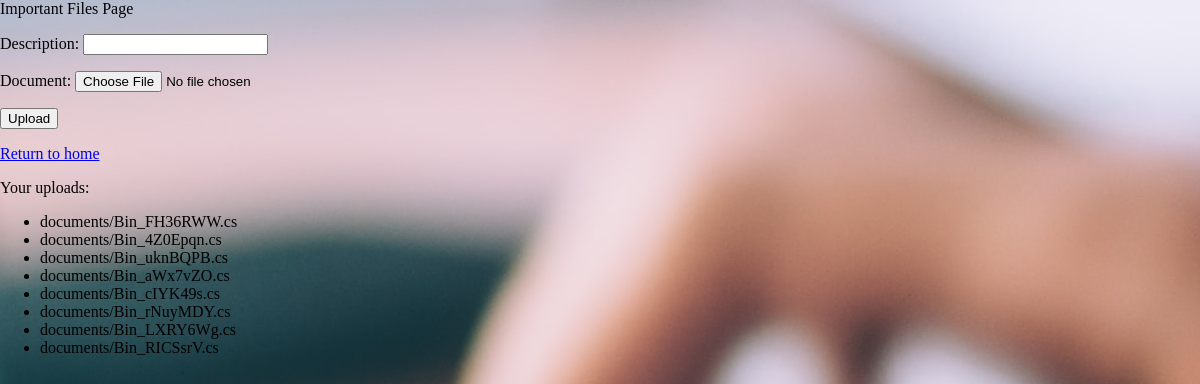
Page /important-files on the earlier database version.
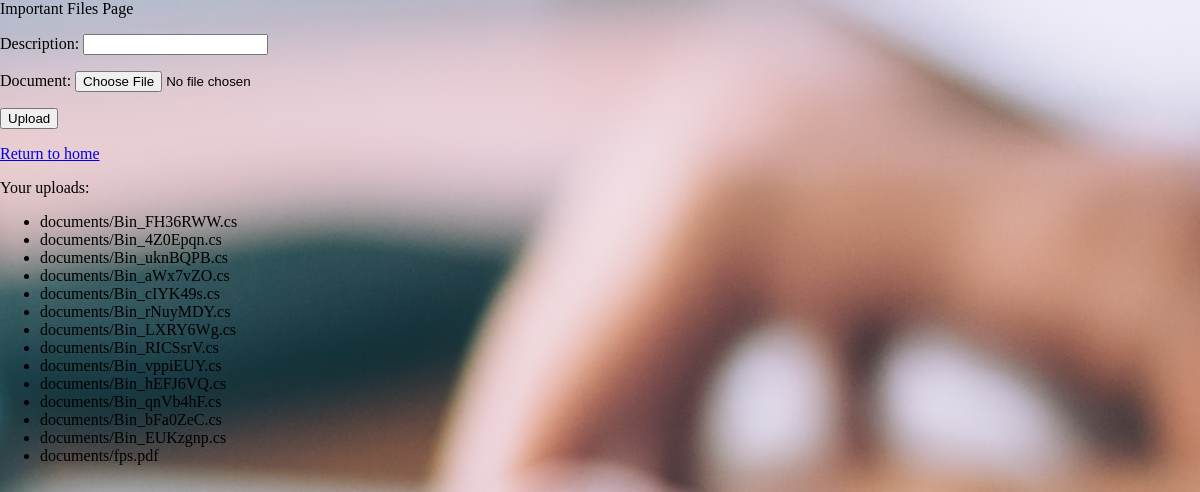
Same page on the later database version.
### users/models.py (models this page shows)
class Document(models.Model):
    description = models.CharField(max_length=255, blank=True)
    document = models.FileField(upload_to='documents/')
    uploaded_at = models.DateTimeField(auto_now_add=True)

### users/views.py (the view)
# urls.py: path("important-files", views.files),
def files(request):
    if request.method == 'POST':
        form = DocumentForm(request.POST, request.FILES)
        if form.is_valid():
            form.save()
            return render(request, 'home/importantFiles.html', {
        'uploads': Document.objects.all()
    })
    else:
        form = DocumentForm()
    return render(request, 'home/importantFiles.html', {
        'form': form,
        'uploads': Document.objects.all()
    })

### users/forms.py
class DocumentForm(forms.ModelForm):
    class Meta:
        model = Document
        fields = ('description', 'document', )

### users/templates/home/importantFiles.html (shortened to what this page needs)
<html>
  <head>
    {% load static %}
    <link href="{% static 'css/home/home.css' %}" rel="stylesheet" type="text/css"/>
  </head>
  <body>
    Important Files Page
    {% block content %}
  <form method="post" enctype="multipart/form-data">
    {{ form.as_p }}
    <button type="submit">Upload</button>
  </form>
  <p><a href="home/home.html">Return to home</a></p>
{% endblock %}
  <div>
    <p>Your uploads:</p>
    <ul class="uploads">
    {% for x in uploads %}
    <li>{{ x.document }}</li>
    {% endfor %}
    </ul>
    <br>
  </div>
  </body>
</html>

Differences in the rows shown:
added Document: document "documents/Bin_vppiEUY.cs"
added Document: document "documents/Bin_hEFJ6VQ.cs"
added Document: document "documents/Bin_qnVb4hF.cs"
added Document: document "documents/Bin_bFa0ZeC.cs"
added Document: document "documents/Bin_EUKzgnp.cs"
added Document: document "documents/fps.pdf"
